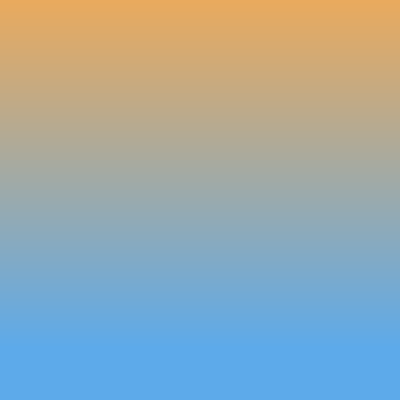
Frame 1 (no input)
Frame 60 (no input): identical to frame 1, image omitted
Frame 120 (the mouse pressed at the canvas centre since frame 60): identical to frame 1, image omitted

The p5.js sketch that drew this single still picture (run headless with seeded random() and noise() and a simulated clock; from frame 60 on, the mouse is pressed at the canvas centre):

// p5.js sketch
// ── sketch.js
function setup() {
  createCanvas(400, 400);
}

function draw() {
  background(220);

  // setHorizontalGradient({
  //   start: color('#ee9933'),
  //   end: color('#3399ee')
  // }, {
  //   start: 0,
  //   end: 1.15
  // });

  setVerticalGradient({
    start: color('#ee9933'),
    end: color('#3399ee')
  }, {
    start: 0,
    end: 1.15
  });
}

const setHorizontalGradient = (col, point) => {
  push();
  for (let x = 0; x < width + 1; x++) {
    let inter = map(x, 0, width, point.start, point.end);
    let c = lerpColor(col.start, col.end, inter);
    stroke(c);
    line(x, 0, x, width);
  }
  pop();
}

const setVerticalGradient = (col, point) => {
  push();
  for (let y = 0; y < height + 1; y++) {
    let inter = map(y, 0, height, point.start, point.end);
    let c = lerpColor(col.start, col.end, inter);
    stroke(c);
    line(0, y, height, y);
  }
  pop();
}
